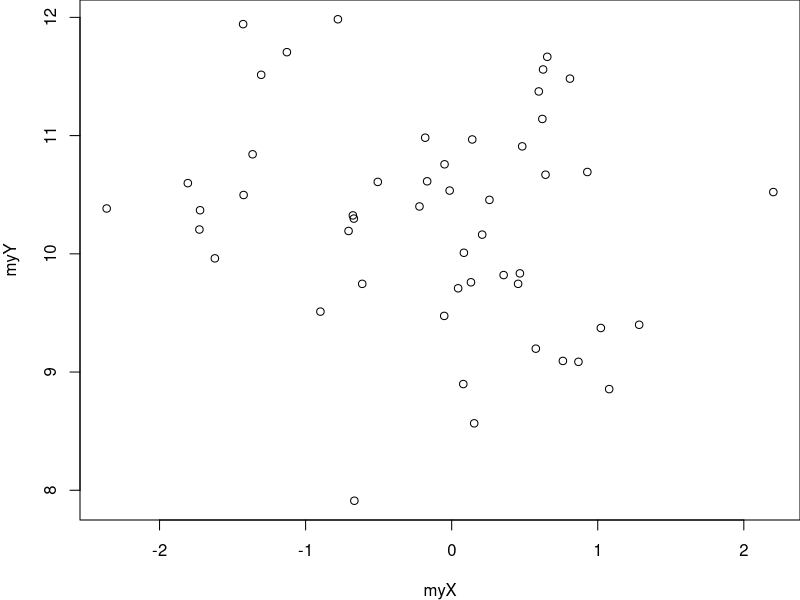
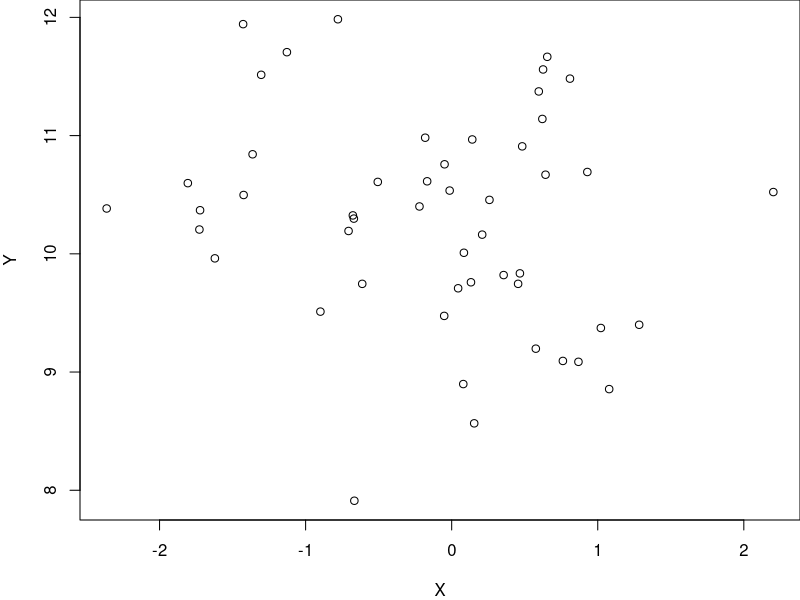
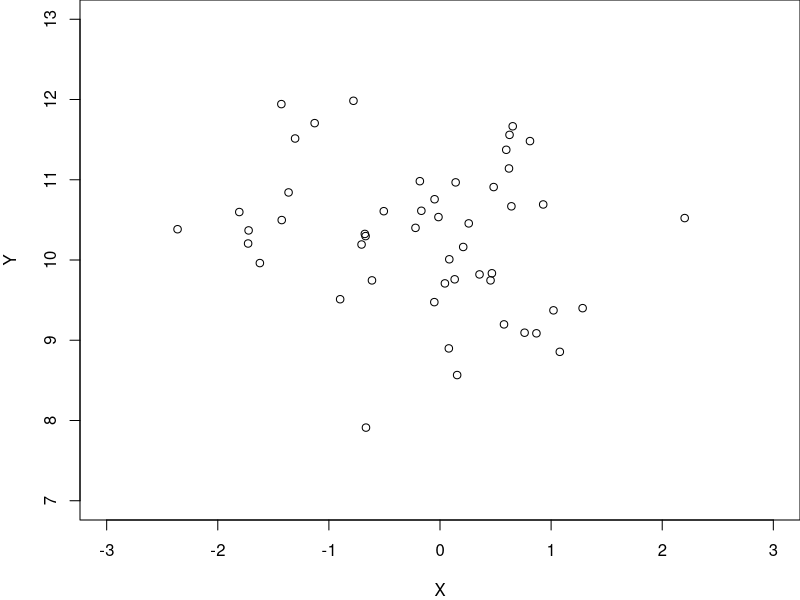
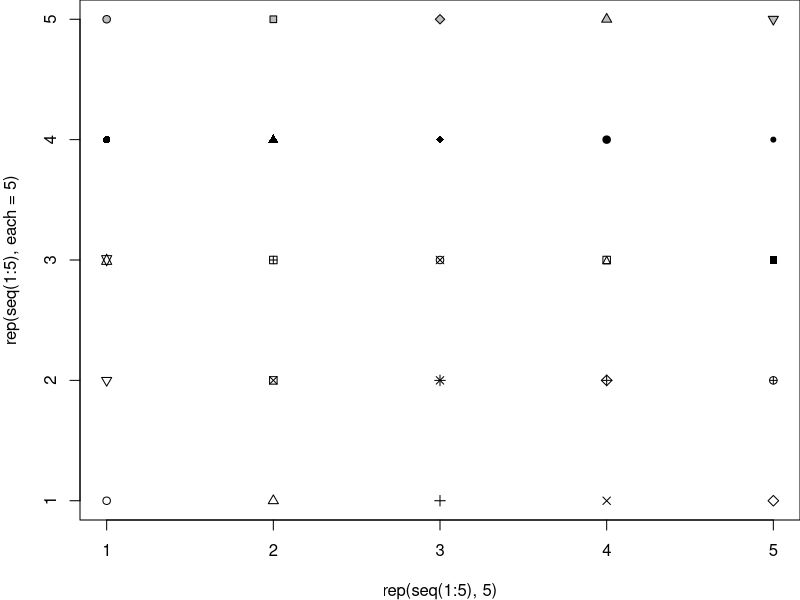
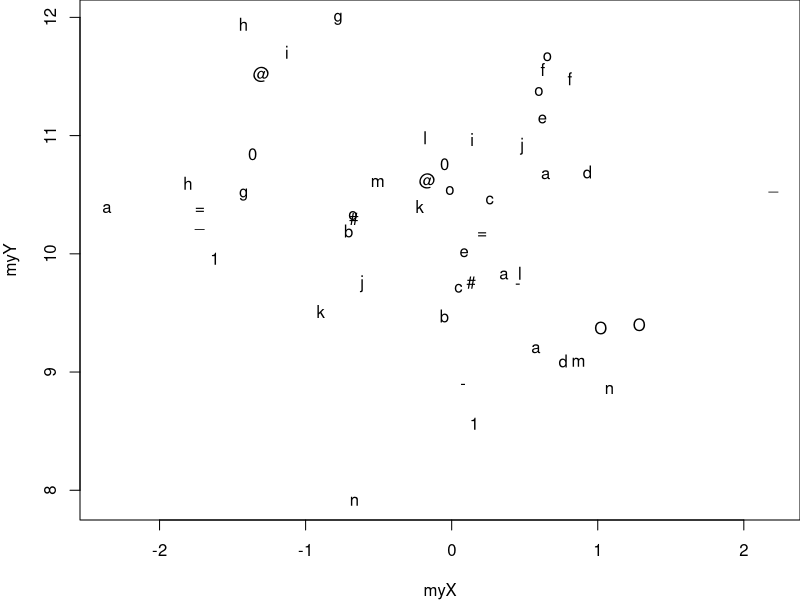
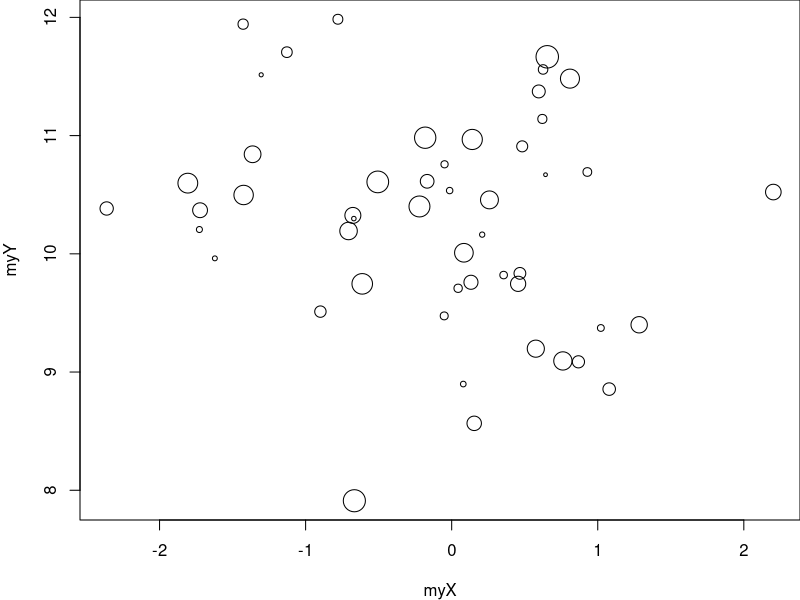
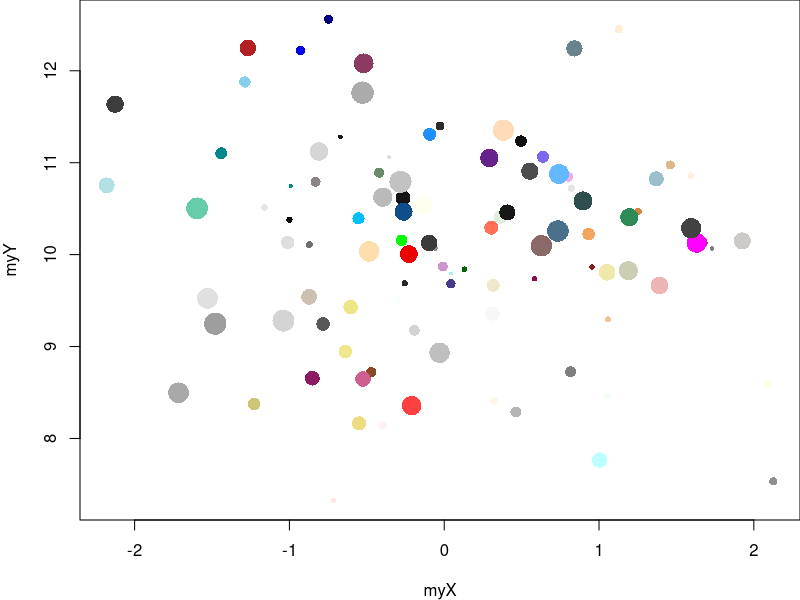
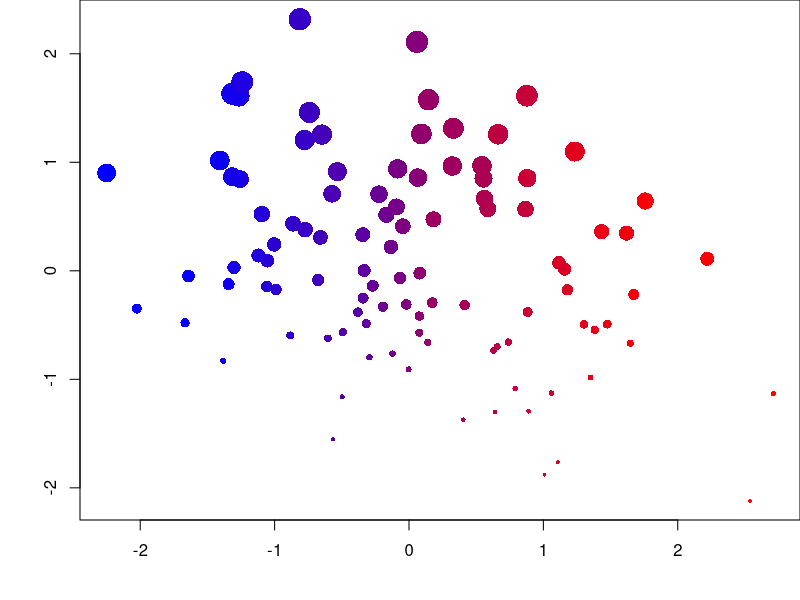

Reproduce these figures in R, in order.
## ---- chunk 1
op <- par(no.readonly = TRUE)
## ---- chunk 2
# tirage aléatoire de 50 valeurs dans une loi Normale
myX <- rnorm(50, mean = 0, sd = 1) 
myY <- rnorm(50, mean = 10, sd = 1)
par(mar = c(4, 4, 0, 0)) # réduction des marges
plot(x = myX, y = myY)
## ---- chunk 3
par(mar = c(4, 4, 0, 0)) # réduction des marges
plot(x = myX, y = myY, 
  xlab = "X", ylab = "Y")
## ---- chunk 4
par(mar = c(4, 4, 0, 0)) # réduction des marges
plot(x = myX, y = myY, 
  xlab = "X", ylab = "Y", 
  xlim = c(-3, 3), ylim = c(7, 13))
## ---- chunk 5
par(mar = c(4, 4, 0, 0)) # réduction des marges
plot(x = rep(seq(1:5), 5), y = rep(seq(1:5), each = 5),
  pch = 1:25, bg = "gray")
plot(x = myX, y = myY, 
  pch = c(
    "a", "@", "#", "1", "=", "-", "_", "o", "O", "0", 
    letters[1:15]))
## ---- chunk 6
par(mar = c(4, 4, 0, 0)) # réduction des marges
plot(x = myX, y = myY, 
  cex = seq(from = 0.5, to = 3, length.out = 50))
## ---- chunk 7
myX <- rnorm(100, mean = 0, sd = 1)
myY <- rnorm(100, mean = 10, sd = 1)
par(mar = c(4, 4, 0, 0)) # réduction des marges
plot(x = myX, y = myY, 
  cex = seq(from = 0.5, to = 3, length.out = 100),
  pch = 16,
  col = sample(colors(), 100))
## ---- chunk 8
myX <- rnorm(100)
myY <- rnorm(100)
dfGraph <- data.frame(myX, myY)
dfGraph <- dfGraph[order(dfGraph$myX),]
dfGraph$myCol <- colorRampPalette(c("blue", "red"))(100)
dfGraph <- dfGraph[order(dfGraph$myY),]
dfGraph$myCex <- seq(from = 0.5, to = 3, length.out = 100)
par(mar = c(4, 4, 0, 0)) # réduction des marges
plot(x = dfGraph$myX, y = dfGraph$myY, 
  cex = dfGraph$myCex, pch = 16, col = dfGraph$myCol, 
  xlab = "", ylab = "")
## ---- chunk 9
myX <- 1:20
myY <- rnorm(20, mean = 10, sd = 1)
par(mar = c(4, 4, 0, 0)) # réduction des marges
plot(x = myX, y = myY, 
  type = 'b') # 'p', 'l', 'b', 'c', 'o', 'h', 's', 'S', 'n'
## ---- chunk 10
par(mfrow = c(1, 2), mar = c(4, 4, 0, 0))
plot(x = myX, y = myY, 
  type = 'b', pch = 16, cex = 3) 
grid(lwd = 3, lty = 1)
plot(x = myX, y = myY, 
  type = 'b', pch = 16, cex = 3, 
  panel.first = grid(lwd = 3, lty = 1)) 
par(mfrow = c(1, 1))
## ---- chunk 11
op <- par(no.readonly = TRUE)
par(mfrow = c(2, 2), mar = c(2, 2, 1, 1))
graph4 <- lapply(1:4, function(i){
  plot(x = rnorm(100), 
    y = rnorm(100), 
    col = i, pch = 16)
})
par(op)
## ---- chunk 12
myX <- rnorm(100)
myY <- rnorm(100)
par(mar = c(4, 4, 0, 0)) 
plot(x = myX, y = myY, 
  xlim = c(-4, 4), ylim = c(-4, 4),   
  pch = 16, cex = 1.5, 
  col = sample(colors(), size = 100),
  panel.first = {
    grid()
    abline(v = c(min(myX), max(myX)), lty = 2)
    abline(h = c(min(myY), max(myY)), lty = 2)
    abline(v = mean(myX), lty = 1)
    abline(h = mean(myY), lty = 1)
})
## ---- chunk 13
op <- par(no.readonly = TRUE)
par(mfrow = c(2, 2), mar = c(2, 2, 1, 1))
myX <- list(
  rnorm(1000),
  rgamma(1000, shape = 1),
  sample(1:100, size = 1000, replace = TRUE),
  rbeta(1000, shape1 = 1, shape2 = 2)
)
myTitle <- c("Normal", "Gamma", "Uniform", "Beta")
tr <- lapply(1:4, function(i){
  hist(myX[[i]], 
    col = heat.colors(15), 
    main = myTitle[i]
  )
})
par(op)
## ---- chunk 14
myX <- c(4, 5, 8)
par(mar = c(3, 3, 1, 1)) 
barplot(myX, names.arg = c("A", "B", "C"))
## ---- chunk 15
op <- par(no.readonly = TRUE)
par(mfrow = c(1, 2), mar = c(2, 2, 1, 1))
myX <- matrix(c(4, 5, 8, 4, 6, 2), nrow = 2)
barplot(myX, names.arg = c("A", "B", "C"))
myX <- matrix(c(4, 5, 8, 4, 6, 2, 3, 4, 5), nrow = 3)
barplot(myX, names.arg = c("A", "B", "C"))
par(op)
## ---- chunk 16
n <- 50
myX <- rnorm(n)
myY <- rnorm(n)
myCol <- c(2, sample(c(4, 2), size = (n - 1), replace = TRUE))
myColors <- colorRampPalette(c("blue", "red"))(100)
myYCut <- cut(myY, breaks = -4:4)
myXCut <- cut(myX, breaks = -4:4)
myYCutCol <- table(myCol, myYCut)
myXCutCol <- table(myCol, myXCut)
xCol <- round(
  myXCutCol[1,] / (myXCutCol[1,] + myXCutCol[2,]) * 100
)
xCol[is.na(xCol) | xCol == 0] <- 1
yCol <- round(
  myYCutCol[1,] / (myYCutCol[1,] + myYCutCol[2,]) * 100
)
yCol[is.na(yCol) | yCol == 0] <- 1
op <- par(no.readonly = TRUE)
par(mar = c(2, 3, 1, 1))
layout(matrix(c(1, 1, 0, 
                2, 2, 3, 
                2, 2, 3), ncol = 3, byrow = TRUE))
barplot(table(myXCut), las = 1, col = myColors[xCol])
plot(x = myX, y = myY, col = myCol, pch = 16, 
  xlim = c(-4, 4), ylim = c(-4, 4), cex = 1.5, 
  panel.first = grid())
barplot(
  table(myYCut), 
  las = 1, 
  horiz = TRUE, 
  col = myColors[yCol])
par(op)
## ---- chunk 17
graphBarplotCol <- function(n){
  myX <- rnorm(n)
  myY <- rnorm(n)
  myCol <- c(2, sample(c(4, 2), size = (n - 1), replace = TRUE))
  myColors <- colorRampPalette(c("blue", "red"))(100)
  myYCut <- cut(myY, breaks = -4:4)
  myXCut <- cut(myX, breaks = -4:4)
  myYCutCol <- table(myCol, myYCut)
  myXCutCol <- table(myCol, myXCut)
  xCol <- round(
    myXCutCol[1,] / (myXCutCol[1,] + myXCutCol[2,]) * 100
  )
  xCol[is.na(xCol) | xCol == 0] <- 1
  yCol <- round(
    myYCutCol[1,] / (myYCutCol[1,] + myYCutCol[2,]) * 100
  )
  yCol[is.na(yCol) | yCol == 0] <- 1
  op <- par(no.readonly = TRUE)
  par(mar = c(2, 3, 1, 1))
  layout(matrix(c(1, 1, 0, 
                  2, 2, 3, 
                  2, 2, 3), ncol = 3, byrow = TRUE))
  barplot(table(myXCut), las = 1, col = myColors[xCol])
  plot(x = myX, y = myY, col = myCol, pch = 16, 
    xlim = c(-4, 4), ylim = c(-4, 4), cex = 1.5, 
    panel.first = grid())
  barplot(
    table(myYCut), 
    las = 1, 
    horiz = TRUE, 
    col = myColors[yCol])
  par(op)
}
graphBarplotCol(n = 1000)
## ---- chunk 18
par(mar = c(3, 1, 1, 1)) # réduction des marges
barplot(rnorm(20), horiz = TRUE, col = rainbow(20))
## ---- chunk 19
gender <- data.frame(
  m = cut(sample(1:75, 1000, replace = TRUE), 
    breaks = seq(from = 0, to = 80, by = 10)), 
  f = cut(sample(1:75, 1000, replace = TRUE), 
    breaks = seq(from = 0, to = 80, by = 10))
)
op <- par(no.readonly = TRUE)
par(mfrow = c(1, 2), mar = c(2, 1, 2, 1))
barplot(-table(gender$f), horiz = TRUE, col = "salmon")
barplot(table(gender$m), horiz = TRUE, col = "lightblue")
par(op)
## ---- chunk 20
df <- data.frame(
  box1 = rnorm(1000), 
  box2 = rgamma(1000, shape = 1), 
  box3 = sample(-3:3, size = 1000, replace = TRUE),
  box4 = rbeta(1000, shape1 = 1, shape2 = 2)
)
par(mar = c(2, 2, 0, 0)) # réduction des marges
boxplot(df, col = c(rgb(0, 94, 255, maxColorValue = 255),  
  rgb(255, 0, 174, maxColorValue = 255),  
  rgb(255, 136, 0, maxColorValue = 255),  
  rgb(119, 255, 0, maxColorValue = 255)))
## ---- chunk 21
df$cat <- sample(
  c("w", "x", "y", "z"), 
  size = 1000, 
  replace = TRUE)
par(mar = c(4, 4, 0, 0)) 
boxplot(df$box3 ~ df$cat, 
  col = c(rgb(0, 94, 255, maxColorValue = 255),  
    rgb(255, 0, 174, maxColorValue = 255),  
    rgb(255, 136, 0, maxColorValue = 255),  
    rgb(119, 255, 0, maxColorValue = 255)), 
  ylab = "Box3")
df$cat2 <- sample(1:3, size = 1000, replace = TRUE)
par(mar = c(2, 2, 0, 0)) 
boxplot(df$box4 ~ df$cat*df$cat2, col = c(
  rgb(0, 94, 255, maxColorValue = 255),  
  rgb(255, 0, 174, maxColorValue = 255),  
  rgb(255, 136, 0, maxColorValue = 255),  
  rgb(119, 255, 0, maxColorValue = 255)), ylab = "Box4")
## ---- chunk 22
df$cat <- sample(
  c("w", "x", "y", "z"), 
  size = 1000, 
  replace = TRUE)
par(mar = c(2, 2, 0, 0)) 
boxplot(df$box2 ~ df$cat, horizontal = TRUE, 
  col = c(rgb(255, 110, 0, maxColorValue = 255),  
  rgb(230, 255, 0, maxColorValue = 255),  
  rgb(0, 178, 255, maxColorValue = 255),  
  rgb(166, 0, 255, maxColorValue = 255)), xlab = "Box2")
